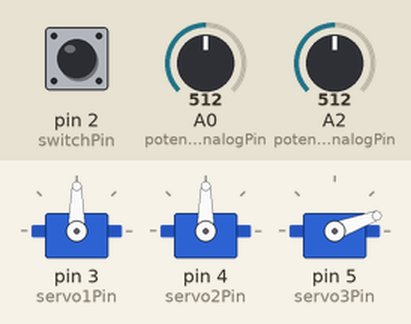
The sketch below on a simulated Arduino Uno, built with avr-gcc and run on an emulated ATmega328P. Parts: 3 × servo. The test bench sets the inputs (shaded band); at power-on: pin 2 (switchPin) HIGH, A2 (potentiometer2AnalogPin) = 512, A0 (potentiometer1AnalogPin) = 512.

Above: at 1.2 s.
1.3 s: pin 2 (switchPin) pulled LOW for 3.2 s
At 3.2 s:
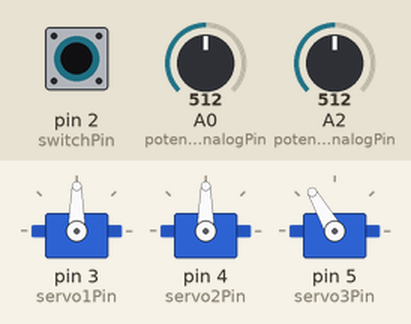
6.0 s: A2 (potentiometer2AnalogPin) set to 900
At 7.3 s:
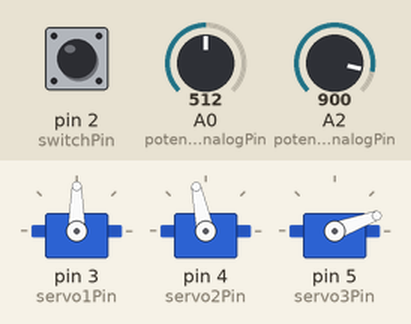
7.7 s: A0 (potentiometer1AnalogPin) set to 1023
At 8.6 s:
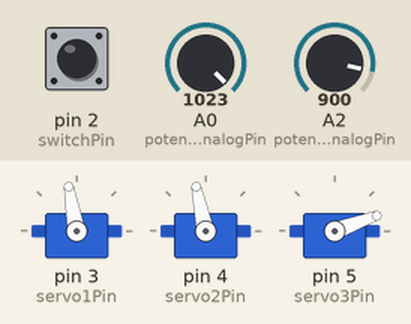
9.2 s: pin 2 (switchPin) pulled LOW for 0.35 s
At 10.2 s:
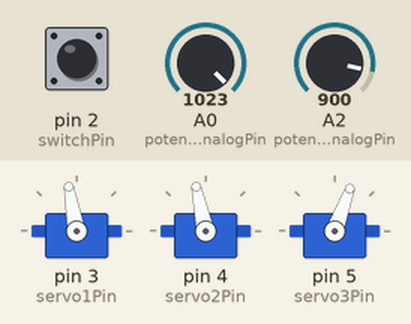
11.2 s: A0 (potentiometer1AnalogPin) set to 900
At 12.4 s:
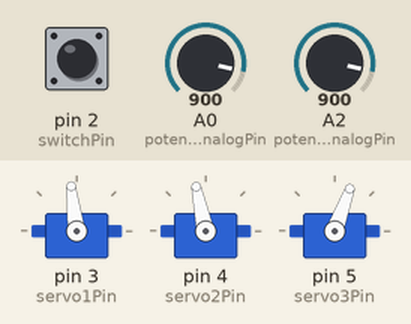
12.7 s: A2 (potentiometer2AnalogPin) set to 122
At 13.8 s:
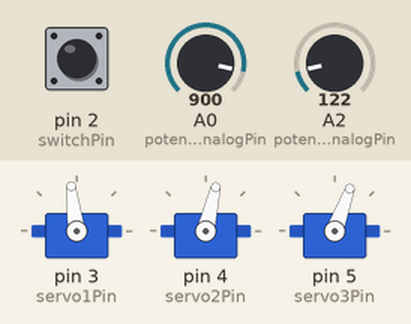
Timing chart, 0 to 15.2 s (numbered marks = the images above; inputs shaded):
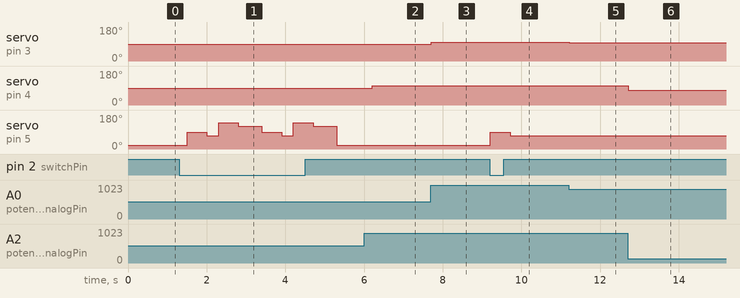

The sketch:

rubber_band_turret.ino
```cpp
#include <Servo.h>

int servo1Pin = 3;
int servo2Pin = 4;
int servo3Pin = 5;
int switchPin = 2;
int potentiometer1AnalogPin = 0;
int potentiometer2AnalogPin = 2;
int state = 0;
int counter = 0;
int servoCurrent = 20;
int potentiometer1Reading;
int potentiometer2Reading;

Servo Servo1;
Servo Servo2;
Servo Servo3;
void setup() {
   Servo1.attach(servo1Pin);
   Servo2.attach(servo2Pin);
   Servo3.attach(servo3Pin);
   pinMode(switchPin, INPUT);
   digitalWrite(switchPin, HIGH);
}

void loop(){
   potentiometer1Reading = analogRead(potentiometer1AnalogPin);
   potentiometer2Reading = analogRead(potentiometer2AnalogPin);
   state = digitalRead(switchPin);
   if (counter < 2) {
    if (state == LOW) {
    Servo3.write(servoCurrent+70);
    delay(500);
    servoCurrent = servoCurrent + 50;
    Servo3.write(servoCurrent);
    counter = counter + 1;
   } else {
    Servo3.write(servoCurrent);
   }} else{
    servoCurrent = 20;
    counter = 0;
   }
   Servo1.write(90-(512-potentiometer1Reading)/50);
   Servo2.write(90-(512-potentiometer2Reading)/30);
   delay(300);
}
```

Measured:
- after the input at 1.3 s, servo on pin 5 (servo3Pin): 20° → 90° after 0.20 s, → 70° 0.50 s later, → 140° 0.30 s later, → 120° 0.50 s later, … (9 changes in this stretch)
- after the input at 6.0 s, servo on pin 4 (servo2Pin): 90° → 102° after 0.21 s
- after the input at 7.7 s, servo on pin 3 (servo1Pin): 90° → 100° at once
- after the input at 9.2 s, servo on pin 5 (servo3Pin): 20° → 90° at once, → 70° 0.50 s later
- after the input at 11.2 s, servo on pin 3 (servo1Pin): 100° → 97° at once
- after the input at 12.7 s, servo on pin 4 (servo2Pin): 102° → 77° at once
